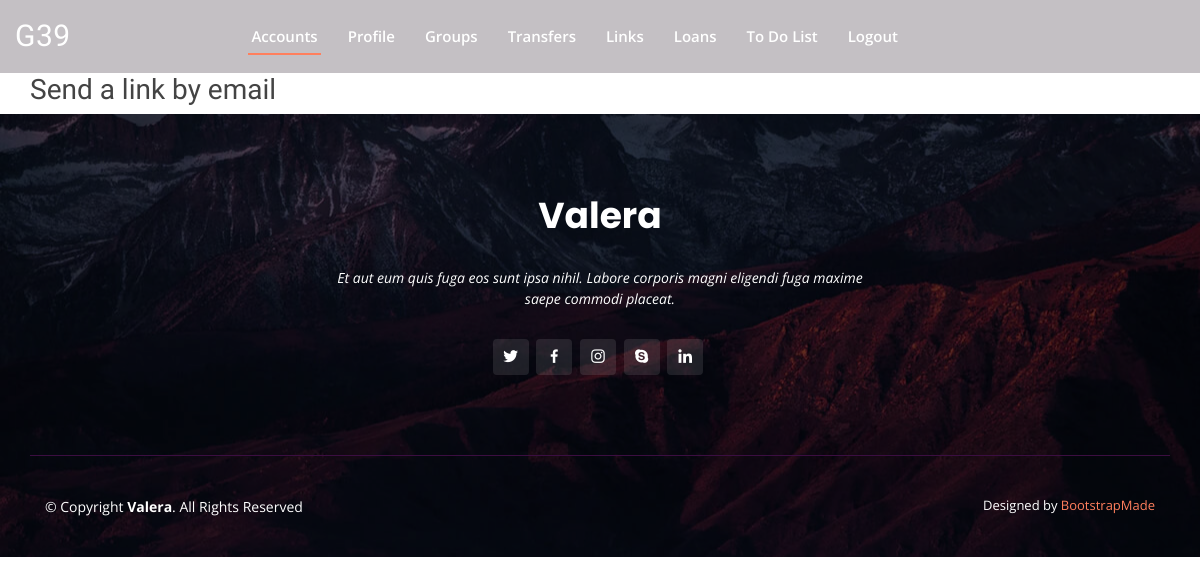
The app's page /account/3d89ffb5-d547-4bef-bca0-6831a51b37da/accountlinks/ (signed in), older data.
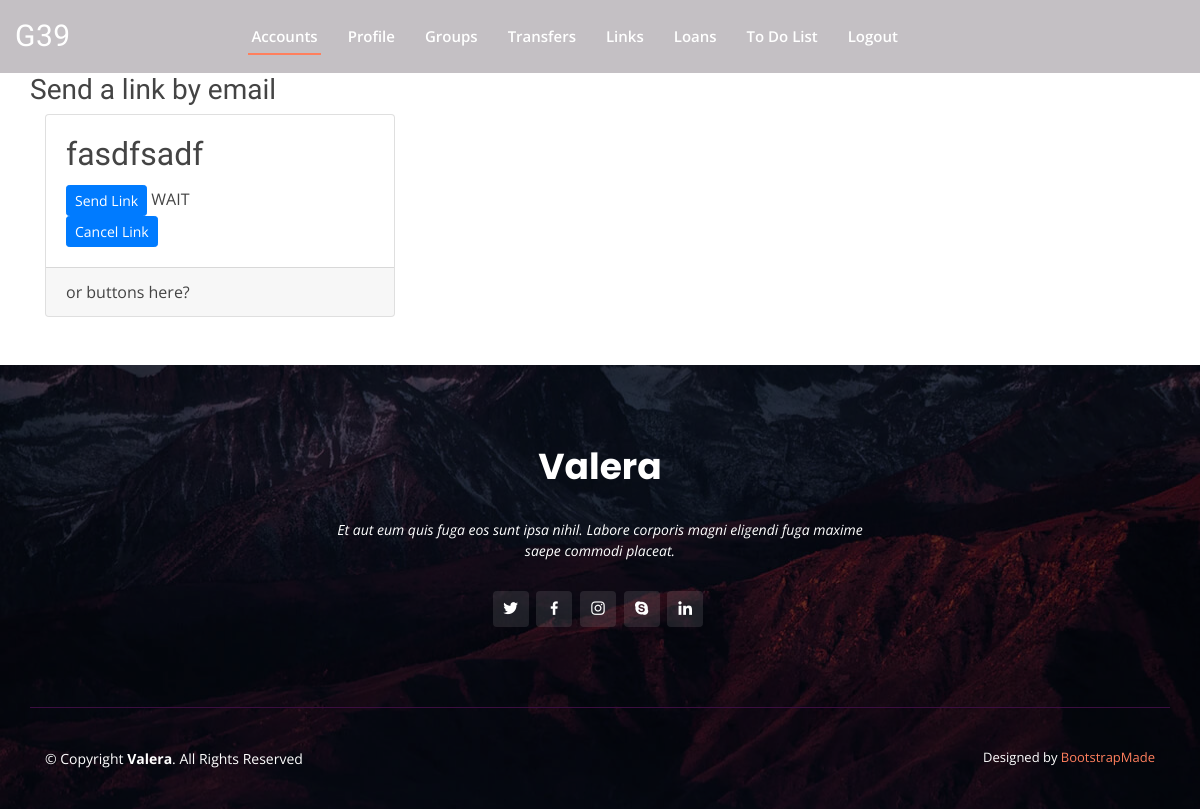
The same page, newer data.
### cuenta/models.py (models this page shows, shortened)
class LinkPayment(models.Model):
    STATUS = (('WAIT', 'Awaiting Payment'), ('PAID', 'Payment Successful'), ('CANC', 'Link Cancelled'),
              ('EXPR', 'Link Expired'))
    created = models.DateTimeField(auto_now_add=True)
    status = models.CharField(max_length=4, choices=STATUS, default='WAIT')
    receiver = models.ForeignKey(Saver, on_delete=models.CASCADE, related_name='receiverForLink')
    receiver_account = models.ForeignKey(Cuenta, on_delete=models.CASCADE, related_name='receiverAccount')
    sender = models.ForeignKey(User, on_delete=models.CASCADE, related_name='sender', null=True)
    expiry = models.DurationField(editable=False)
    description = models.CharField(max_length=35)
    execution = models.DateTimeField(blank=True, null=True)
    amount = models.DecimalField(max_digits=8, decimal_places=2, default=0.01, validators=(MinValueValidator(0.01),))
    sec_code = models.PositiveSmallIntegerField(editable=False, default=randint(10000, 99999))
    qr_link = models.ImageField(upload_to='static/qr_links/', null=True)
    class Meta:
        ordering = ['-created']

### cuenta/views.py (the view)
# urls.py: path('<uuid:id>/accountlinks/', PaymentLinkListView.as_view(), name='linklist'),
class PaymentLinkListView(LoginRequiredMixin, View):
    def get(self, request, id):
        links = LinkPayment.objects.filter(receiver_account=id)
        return render(request, 'links/list.html', {'links': links})

### cuenta/templates/links/list.html (shortened to what this page needs)
{% extends "base.html" %}
{% block content %}
  <div class="container">
    <div class="row">
      <center>
        <h3>Send a link by email</h3>
      </center>
    </div>
    <div class="row">
    {% for link in links %}
      <div class="col-md-4 mb-5">
        <div class="card h-100">
          <div class="card-body">
            <h2 class="card-title">{{ link.description }}</h2>
            <p class="card-text">
              {% if link.status != 'PAID' %}
                <a href="{% url 'linksendpreview' link.id %}" class="btn btn-primary btn-sm">Send Link</a>
                {{ link.status }}<br>
                <a href="{% url 'linkcancel' link.id %}" class="btn btn-primary btn-sm">Cancel Link</a>
              {% else %}
                {{ link.status }} - Resend receipt? <a href="#" class="btn btn-primary btn-sm">Resend</a>
              {% endif %}
            </p>
          </div>
          <div class="card-footer">
            or buttons here?
          </div>
        </div>
      </div>
    {% endfor %}
    </div>
  </div>
{% endblock %}

### pages/templates/base.html (shortened to what this page needs)
<!DOCTYPE html>
{% load static %}
<html lang="en">
<head>
  <link href="{% static 'assets/vendor/bootstrap/css/bootstrap.min.css' %}" rel="stylesheet">
  <link href="{% static 'assets/vendor/icofont/icofont.min.css' %}" rel="stylesheet">
  <link href="{% static 'assets/vendor/boxicons/css/boxicons.min.css' %}" rel="stylesheet">
  <link href="{% static 'assets/vendor/remixicon/remixicon.css' %}" rel="stylesheet">
  <link href="{% static 'assets/vendor/line-awesome/css/line-awesome.min.css' %}" rel="stylesheet">
  <link href="{% static 'assets/vendor/owl.carousel/assets/owl.carousel.min.css' %}" rel="stylesheet">
  <link href="{% static 'assets/vendor/venobox/venobox.css' %}" rel="stylesheet">
  <link href="{% static 'assets/css/style.css' %}" rel="stylesheet">
</head>
<body>
  <header id="header">
    <div class="container-fluid d-flex align-items-center justify-content-between">
      <h1 class="logo"><a href="{% url 'index' %}">G39</a></h1>
      <nav class="nav-menu d-none d-lg-block">
      {% if user.is_authenticated %}
        <ul>
          <li class="active"><a href="{% url 'cuentalist' %}">Accounts</a></li>
          <li><a href="{% url 'saverview' %}">Profile</a></li>
          <li><a href="#">Groups</a></li>
          <li><a href="#">Transfers</a></li>
          <li><a href="{% url 'linklistall' %}">Links</a></li>
          <li><a href="#">Loans</a></li>
          <li><a href="{% url 'todo' %}">To Do List</a> </li>
          <li><a href="{% url 'account_logout' %}">Logout</a></li>
        </ul>
      {% endif %}
      </nav>
      <div class="header-social-links">
        <a href="#" class="twitter"><i class="icofont-twitter"></i></a>
        <a href="#" class="facebook"><i class="icofont-facebook"></i></a>
        <a href="#" class="instagram"><i class="icofont-instagram"></i></a>
        <a href="#" class="linkedin"><i class="icofont-linkedin"></i></i></a>
      </div>
    </div>
  </header>
{% block content %}{% endblock %}
  <footer id="footer">
    <div class="footer-top">
      <div class="container">
        <div class="row  justify-content-center">
          <div class="col-lg-6">
            <h3>Valera</h3>
            <p>Et aut eum quis fuga eos sunt ipsa nihil. Labore corporis magni eligendi fuga maxime saepe commodi placeat.</p>
          </div>
        </div>
        <div class="social-links">
          <a href="#" class="twitter"><i class="bx bxl-twitter"></i></a>
          <a href="#" class="facebook"><i class="bx bxl-facebook"></i></a>
          <a href="#" class="instagram"><i class="bx bxl-instagram"></i></a>
          <a href="#" class="google-plus"><i class="bx bxl-skype"></i></a>
          <a href="#" class="linkedin"><i class="bx bxl-linkedin"></i></a>
        </div>
      </div>
    </div>
    <div class="container footer-bottom clearfix">
      <div class="copyright">
        &copy; Copyright <strong><span>Valera</span></strong>. All Rights Reserved
      </div>
      <div class="credits">
        Designed by <a href="https://bootstrapmade.com/">BootstrapMade</a>
      </div>
    </div>
  </footer>
</body>
</html>

### static/assets/css/style.css (style rules this page uses)
body { font-family: "Open Sans", sans-serif; color: #444444; }
a { color: #ff7f5d; }
h1, h2, h3, h4, h5, h6 { font-family: "Raleway", sans-serif; }
#header { background: rgba(21, 5, 23, 0.25); transition: all 0.5s; z-index: 997; padding: 15px 0; position: relative; }
#header .logo { font-size: 30px; margin: 0; padding: 0; line-height: 1; font-weight: 500; letter-spacing: 0.5px; text-transform: uppercase; }
#header .logo a { color: #fff; }
.nav-menu ul { margin: 0; padding: 0; list-style: none; }
.nav-menu > ul { display: flex; }
.nav-menu > ul > li { position: relative; white-space: nowrap; padding: 10px 12px; }
.nav-menu a { display: block; position: relative; color: white; transition: 0.3s; font-size: 15px; font-family: "Open Sans", sans-serif; font-weight: 600; padding: 0 3px; }
.nav-menu > ul > li > a:before { content: ""; position: absolute; width: 100%; height: 2px; bottom: -7px; left: 0; background-color: #ff7f5d; visibility: hidden; width: 0px; transition: all 0.3s ease-in-out 0s; }
.nav-menu a:hover:before, .nav-menu li:hover > a:before, .nav-menu .active > a:before { visibility: visible; width: 100%; }
.nav-menu a:hover, .nav-menu .active > a, .nav-menu li:hover > a { color: #fff; }
.header-social-links { padding-left: 20px; }
.header-social-links a { color: #fff; padding-left: 6px; display: inline-block; line-height: 1px; transition: 0.3s; }
.mobile-nav { position: fixed; top: 55px; right: 15px; bottom: 15px; left: 15px; z-index: 9999; overflow-y: auto; background: #fff; transition: ease-in-out 0.2s; opacity: 0; visibility: hidden; border-radius: 10px; padding: 10px 0; }
.mobile-nav * { margin: 0; padding: 0; list-style: none; }
.mobile-nav a { display: block; position: relative; color: #150517; padding: 10px 20px; font-weight: 500; outline: none; }
.mobile-nav a:hover, .mobile-nav .active > a, .mobile-nav li:hover > a { color: #ff7f5d; text-decoration: none; }
#footer { background: url("../img/footer-bg.jpg") center center no-repeat; color: #fff; font-size: 14px; position: relative; }
#footer::before { content: ""; position: absolute; left: 0; right: 0; top: 0; bottom: 0; background: rgba(2, 0, 2, 0.6); z-index: 1; }
#footer .footer-top { position: relative; z-index: 2; text-align: center; padding: 80px 0; }
#footer .footer-top h3 { font-size: 36px; font-weight: 700; color: #fff; position: relative; font-family: "Poppins", sans-serif; padding-bottom: 0; margin-bottom: 0; }
#footer .footer-top p { font-size: 15; font-style: italic; margin: 30px 0 0 0; padding: 0; }
#footer .footer-top .social-links { margin-top: 30px; }
#footer .footer-top .social-links a { font-size: 18px; display: inline-block; background: rgba(255, 255, 255, 0.1); color: #fff; line-height: 1; padding: 8px 0; margin-right: 4px; border-radius: 4px; text-align: center; width: 36px; height: 36px; transition: 0.3s; }
#footer .footer-bottom { border-top: 1px solid #3b0e41; z-index: 2; position: relative; padding-top: 40px; padding-bottom: 40px; }
#footer .copyright { float: left; }
#footer .credits { float: right; font-size: 13px; }

Row changes from the older to the newer data that the page shows:
added LinkPayment: description "fasdfsadf", status "WAIT"
